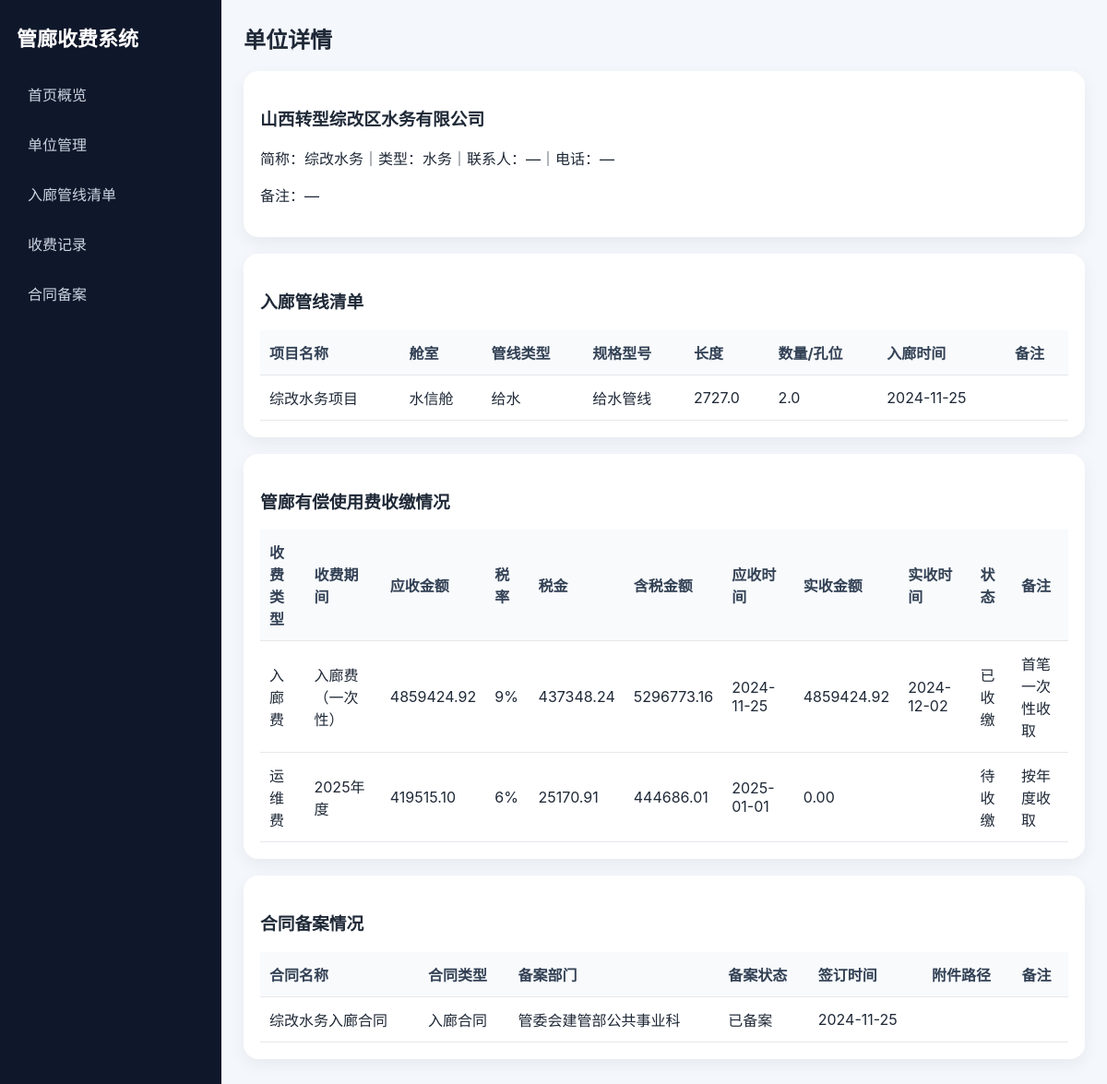
Screenshot of /companies/1 with the database file from the repository.
### app/models/company.py (models this page shows)
class Company(Base):
    __tablename__ = 'companies'
    id = Column(Integer, primary_key=True, index=True)
    company_name = Column(String(255), nullable=False, unique=True)
    short_name = Column(String(100), nullable=True)
    company_type = Column(String(100), nullable=True)
    contact_person = Column(String(100), nullable=True)
    contact_phone = Column(String(100), nullable=True)
    remark = Column(Text, nullable=True)
    created_at = Column(DateTime, server_default=func.now())
    updated_at = Column(DateTime, server_default=func.now(), onupdate=func.now())
    pipeline_entries = relationship('PipelineEntry', back_populates='company', cascade='all, delete-orphan')
    fee_records = relationship('FeeRecord', back_populates='company', cascade='all, delete-orphan')
    contracts = relationship('Contract', back_populates='company', cascade='all, delete-orphan')

### app/models/pipeline_entry.py (models this page shows)
class PipelineEntry(Base):
    __tablename__ = 'pipeline_entries'
    id = Column(Integer, primary_key=True, index=True)
    company_id = Column(Integer, ForeignKey('companies.id'), nullable=False)
    cabin_type = Column(String(100), nullable=True)
    project_name = Column(String(255), nullable=True)
    pipeline_type = Column(String(100), nullable=True)
    specification = Column(String(255), nullable=True)
    actual_length = Column(Float, nullable=True)
    quantity_or_hole_count = Column(Float, nullable=True)
    entry_date = Column(Date, nullable=True)
    contract_sign_date_entry = Column(Date, nullable=True)
    contract_sign_date_maintenance = Column(Date, nullable=True)
    has_entry_application = Column(String(50), nullable=True)
    remark = Column(Text, nullable=True)
    created_at = Column(DateTime, server_default=func.now())
    updated_at = Column(DateTime, server_default=func.now(), onupdate=func.now())
    company = relationship('Company', back_populates='pipeline_entries')
    fee_records = relationship('FeeRecord', back_populates='pipeline_entry')

### app/models/fee_record.py (models this page shows)
class FeeRecord(Base):
    __tablename__ = 'fee_records'
    id = Column(Integer, primary_key=True, index=True)
    company_id = Column(Integer, ForeignKey('companies.id'), nullable=False)
    pipeline_entry_id = Column(Integer, ForeignKey('pipeline_entries.id'), nullable=True)
    fee_type = Column(String(50), nullable=False)
    charge_period = Column(String(100), nullable=True)
    period_year = Column(Integer, nullable=True)
    period_quarter = Column(Integer, nullable=True)
    amount_excl_tax = Column(Float, nullable=True)
    tax_rate = Column(Float, nullable=True)
    tax_amount = Column(Float, nullable=True)
    amount_incl_tax = Column(Float, nullable=True)
    planned_receivable_date = Column(Date, nullable=True)
    remind_date = Column(Date, nullable=True)
    latest_payment_date = Column(Date, nullable=True)
    actual_received_amount = Column(Float, nullable=True)
    actual_received_date = Column(Date, nullable=True)
    payment_status = Column(String(50), nullable=False, default='待收缴')
    is_invoiced = Column(String(50), nullable=True)
    remark = Column(Text, nullable=True)
    created_at = Column(DateTime, server_default=func.now())
    updated_at = Column(DateTime, server_default=func.now(), onupdate=func.now())
    company = relationship('Company', back_populates='fee_records')
    pipeline_entry = relationship('PipelineEntry', back_populates='fee_records')

### app/models/contract.py (models this page shows)
class Contract(Base):
    __tablename__ = 'contracts'
    id = Column(Integer, primary_key=True, index=True)
    company_id = Column(Integer, ForeignKey('companies.id'), nullable=False)
    contract_type = Column(String(100), nullable=True)
    contract_name = Column(String(255), nullable=False)
    filing_department = Column(String(255), nullable=True)
    filing_status = Column(String(100), nullable=True)
    sign_date = Column(Date, nullable=True)
    file_path = Column(String(255), nullable=True)
    remark = Column(Text, nullable=True)
    created_at = Column(DateTime, server_default=func.now())
    updated_at = Column(DateTime, server_default=func.now(), onupdate=func.now())
    company = relationship('Company', back_populates='contracts')

### app/routes/companies.py (the view)
@router.get('/{company_id}', response_class=HTMLResponse)
def company_detail(company_id: int, request: Request, db: Session = Depends(get_db)):
    company = db.query(Company).filter(Company.id == company_id).first()
    if not company:
        raise HTTPException(status_code=404, detail='单位不存在')
    return templates.TemplateResponse('companies/detail.html', {'request': request, 'company': company, 'title': '单位详情'})

### app/templates/companies/detail.html
{% extends 'base.html' %}
{% block content %}
<section class="panel">
    <h3>{{ company.company_name }}</h3>
    <p>简称：{{ company.short_name or '—' }}｜类型：{{ company.company_type or '—' }}｜联系人：{{ company.contact_person or '—' }}｜电话：{{ company.contact_phone or '—' }}</p>
    <p>备注：{{ company.remark or '—' }}</p>
</section>
<section class="panel">
    <h3>入廊管线清单</h3>
    <table>
        <thead><tr><th>项目名称</th><th>舱室</th><th>管线类型</th><th>规格型号</th><th>长度</th><th>数量/孔位</th><th>入廊时间</th><th>备注</th></tr></thead>
        <tbody>
        {% for entry in company.pipeline_entries %}
        <tr>
            <td>{{ entry.project_name or '' }}</td><td>{{ entry.cabin_type or '' }}</td><td>{{ entry.pipeline_type or '' }}</td><td>{{ entry.specification or '' }}</td><td>{{ entry.actual_length or '' }}</td><td>{{ entry.quantity_or_hole_count or '' }}</td><td>{{ entry.entry_date or '' }}</td><td>{{ entry.remark or '' }}</td>
        </tr>
        {% endfor %}
        </tbody>
    </table>
</section>
<section class="panel">
    <h3>管廊有偿使用费收缴情况</h3>
    <table>
        <thead><tr><th>收费类型</th><th>收费期间</th><th>应收金额</th><th>税率</th><th>税金</th><th>含税金额</th><th>应收时间</th><th>实收金额</th><th>实收时间</th><th>状态</th><th>备注</th></tr></thead>
        <tbody>
        {% for record in company.fee_records %}
        <tr>
            <td>{{ record.fee_type }}</td><td>{{ record.charge_period or '' }}</td><td>{{ '%.2f'|format(record.amount_excl_tax or 0) }}</td><td>{{ '{:.0%}'.format(record.tax_rate or 0) }}</td><td>{{ '%.2f'|format(record.tax_amount or 0) }}</td><td>{{ '%.2f'|format(record.amount_incl_tax or 0) }}</td><td>{{ record.planned_receivable_date or '' }}</td><td>{{ '%.2f'|format(record.actual_received_amount or 0) }}</td><td>{{ record.actual_received_date or '' }}</td><td>{{ record.payment_status }}</td><td>{{ record.remark or '' }}</td>
        </tr>
        {% endfor %}
        </tbody>
    </table>
</section>
<section class="panel">
    <h3>合同备案情况</h3>
    <table>
        <thead><tr><th>合同名称</th><th>合同类型</th><th>备案部门</th><th>备案状态</th><th>签订时间</th><th>附件路径</th><th>备注</th></tr></thead>
        <tbody>
        {% for contract in company.contracts %}
        <tr>
            <td>{{ contract.contract_name }}</td><td>{{ contract.contract_type or '' }}</td><td>{{ contract.filing_department or '' }}</td><td>{{ contract.filing_status or '' }}</td><td>{{ contract.sign_date or '' }}</td><td>{{ contract.file_path or '' }}</td><td>{{ contract.remark or '' }}</td>
        </tr>
        {% endfor %}
        </tbody>
    </table>
</section>
{% endblock %}

### app/static/css/style.css (style rules this page uses)
* { box-sizing: border-box; }
body { margin: 0; font-family: -apple-system, BlinkMacSystemFont, "Segoe UI", sans-serif; background: #f4f7fb; color: #1f2937; }
.stat-card, .panel { background: white; border-radius: 16px; box-shadow: 0 6px 18px rgba(15, 23, 42, 0.06); }
.panel { padding: 18px; margin-bottom: 18px; overflow-x: auto; }
table { width: 100%; border-collapse: collapse; min-width: 860px; }
th, td { text-align: left; padding: 12px 10px; border-bottom: 1px solid #e5e7eb; }
th { background: #f8fafc; color: #334155; }

### rows the page displays
Company: company_name "山西转型综改区水务有限公司", short_name "综改水务", company_type "水务", contact_person "—", contact_phone "—", remark "—"
PipelineEntry: project_name "综改水务项目", cabin_type "水信舱", pipeline_type "给水", specification "给水管线", actual_length "2727.0", quantity_or_hole_count "2.0", entry_date "2024-11-25"
FeeRecord: fee_type "入廊费", charge_period "入廊费（一次性）", amount_excl_tax "4859424.92", tax_rate "9%", tax_amount "437348.24", amount_incl_tax "5296773.16", planned_receivable_date "2024-11-25", actual_received_amount "4859424.92", actual_received_date "2024-12-02", payment_status "已收缴", remark "首笔一次性收取"
FeeRecord: fee_type "运维费", charge_period "2025年度", amount_excl_tax "419515.10", tax_rate "6%", tax_amount "25170.91", amount_incl_tax "444686.01", planned_receivable_date "2025-01-01", actual_received_amount "0.00", payment_status "待收缴", remark "按年度收取"
Contract: contract_name "综改水务入廊合同", contract_type "入廊合同", filing_department "管委会建管部公共事业科", filing_status "已备案", sign_date "2024-11-25"

### other values shown
{{ title }} "单位详情"
